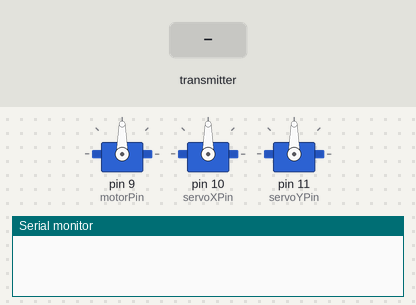
Simulated run of this sketch. Board: Arduino Uno, built with avr-gcc and run on an emulated ATmega328P. On the bench: 3 × servo, the last lines printed to the serial monitor. Inputs (shaded band) come from the test bench. No radio packets arrive unless stated.

Above: at 1.2 s.
1.3 s: the transmitter starts sending motorSpeed = 0
At 2.5 s:
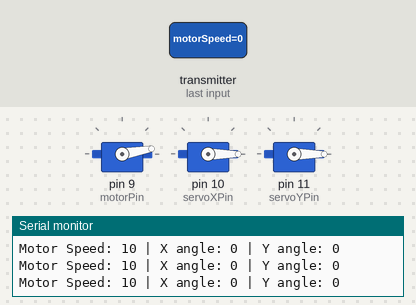
2.8 s: the transmitter starts sending angleX = 180
At 3.4 s:
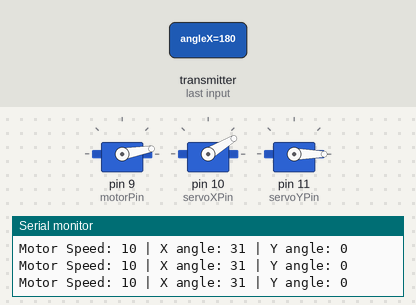
4.3 s: the transmitter starts sending angleY = 180
At 5.0 s:
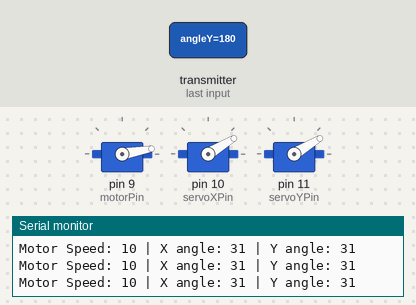
5.8 s: the transmitter starts sending motorSpeed = 256
At 7.0 s:
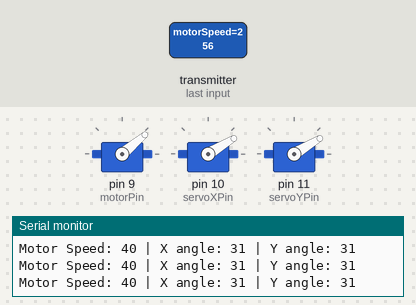
7.3 s: the transmitter starts sending angleX = 0
At 8.0 s:
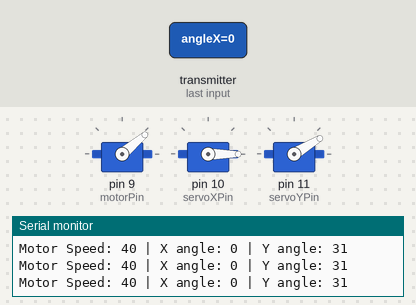
8.8 s: the transmitter starts sending angleY = 0
At 9.7 s:
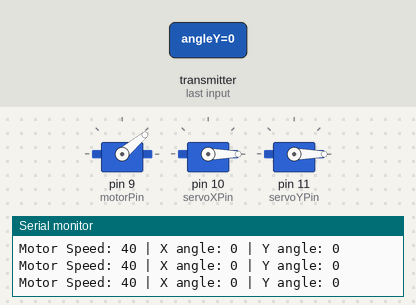
Timing chart, 0 to 11.3 s (numbered marks = the images above; inputs shaded):
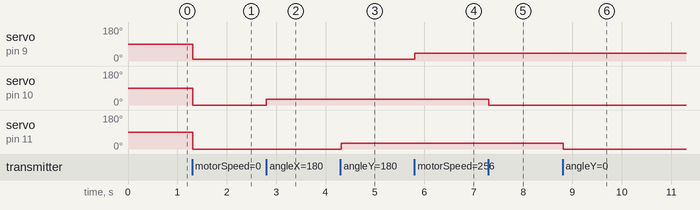

Measured:
- after the input at 1.3 s, servo on pin 9 (motorPin): 90° → 10° at once; servo on pin 10 (servoXPin), servo on pin 11 (servoYPin): 90° → 0° at once
- after the input at 2.8 s, servo on pin 10 (servoXPin): 0° → 31° at once
- after the input at 4.3 s, servo on pin 11 (servoYPin): 0° → 31° at once
- after the input at 5.8 s, servo on pin 9 (motorPin): 10° → 40° at once
- after the input at 7.3 s, servo on pin 10 (servoXPin): 31° → 0° at once
- after the input at 8.8 s, servo on pin 11 (servoYPin): 31° → 0° at once

The sketch:

motor_2.ino
```cpp
#include <Servo.h>
#include <SPI.h>
#include <nRF24L01.h>
#include <RF24.h>

// Налаштування RF24
RF24 radio(7, 8); // CE та CSN піни для nRF24L01
const byte address[6] = "00001"; // Адреса зв'язку

// Налаштування мотору та сервоприводів
Servo motor;
Servo servoX;
Servo servoY;
int motorPin = 9;       // Пін для мотору
int servoXPin = 10;     // Пін для серво X
int servoYPin = 11;     // Пін для серво Y

// Дані для прийому
struct DataPacket {
  int motorSpeed;
  int angleX;
  int angleY;
};
DataPacket data;

void setup() {
  // Ініціалізуємо мотор і серво
  motor.attach(motorPin, 1000, 2300);
  servoX.attach(servoXPin);
  servoY.attach(servoYPin);

  // Ініціалізуємо серійну комунікацію для моніторингу
  Serial.begin(9600);

  // Налаштовуємо радіо
  radio.begin();
  radio.openReadingPipe(0, address); // Відкриваємо канал для читання
  radio.setPALevel(RF24_PA_HIGH);    // Встановлюємо потужність сигналу
  radio.startListening();            // Вмикаємо режим читання
}

void loop() {
  // Перевіряємо, чи прийшли дані з антени
  if (radio.available()) {
    radio.read(&data, sizeof(data)); // Читаємо дані в структуру

    // Керування мотором
    int motorSpeed = map(data.motorSpeed, 0, 1023, 10, 130);
    motor.write(motorSpeed);

    // Керування сервоприводами
    int angleX = map(data.angleX, 0, 1023, 0, 180);
    int angleY = map(data.angleY, 0, 1023, 0, 180);

    servoX.write(angleX);
    servoY.write(angleY);

    // Вивід даних у серійний монітор
    Serial.print("Motor Speed: ");
    Serial.print(motorSpeed);
    Serial.print(" | X angle: ");
    Serial.print(angleX);
    Serial.print(" | Y angle: ");
    Serial.println(angleY);
  }

  delay(20);  // Невелика затримка для стабільності
}
```
